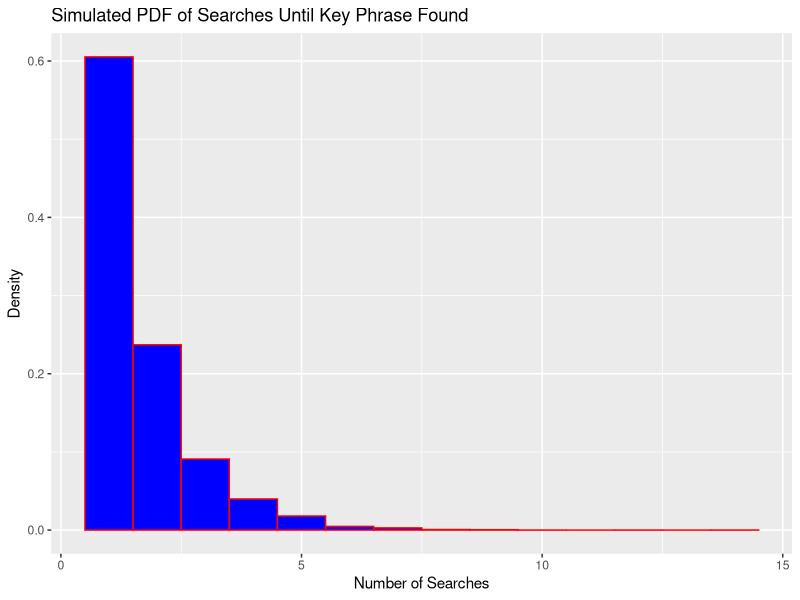
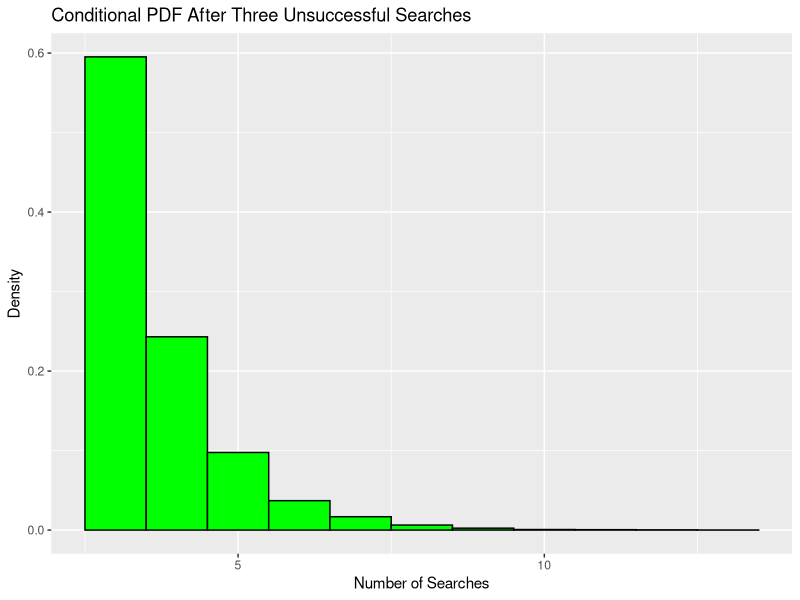

Write R code to recreate these figures, in order.
## ---- chunk 1
knitr::opts_chunk$set(echo = TRUE)
library(ggplot2)
## ---- chunk 2
# Correct simulation using the geometric distribution
set.seed(42) # For reproducibility
n <- 10000 # Number of simulations
p <- 0.6 # Probability a site contains the key phrase

# Simulate 10,000 searches with the geometric distribution
# Adding 1 because rgeom starts counting at 0
searches <- rgeom(n, p) + 1

## ---- chunk 3
# Plotting the simulated PDF
ggplot(data.frame(searches), aes(x=searches)) +
  geom_histogram(aes(y=after_stat(density)), binwidth = 1, color="red", fill="blue") +
  ggtitle("Simulated PDF of Searches Until Key Phrase Found") +
  xlab("Number of Searches") +
  ylab("Density")

## ---- chunk 4
mean_searches <- mean(searches)
var_searches <- var(searches)

mean_searches
var_searches


## ---- chunk 5
# Simulating with the condition of 3 unsuccessful searches
searches_after_three_fails <- numeric(n)

for (i in 1:n) {
  # Use rgeom for the conditional scenario after 3 unsuccessful searches
  searches_after_three_fails[i] <- rgeom(1, p) + 3
}

## ---- chunk 6
# Plotting the PDF for the conditional scenario
ggplot(data.frame(searches_after_three_fails), aes(x=searches_after_three_fails)) +
  geom_histogram(aes(y=after_stat(density)), binwidth = 1, color="black", fill="green") +
  ggtitle("Conditional PDF After Three Unsuccessful Searches") +
  xlab("Number of Searches") +
  ylab("Density")
## ---- chunk 7
mean_searches_conditional <- mean(searches_after_three_fails, na.rm = TRUE)
var_searches_conditional <- var(searches_after_three_fails, na.rm = TRUE)

mean_searches_conditional
var_searches_conditional

## ---- chunk 8
# For X = 4|X > 3, it's essentially the probability of success on the first trial
p_x_equals_4_given_greater_than_3 <- p # P(X=4|X>3)

# For X = 1, since the first success is with probability p
p_x_equals_1 <- p # P(X=1) 

p_x_equals_4_given_greater_than_3
p_x_equals_1

## ---- chunk 9
# For X = 5|X > 3, it's also the probability of success on the first trial after 3 failures
p_x_equals_5_given_greater_than_3 <- p # P(X=5|X>3)

# For X = 2, the probability of first failure then success
p_x_equals_2 <- p * (1 - p) # P(X=2)

p_x_equals_5_given_greater_than_3
p_x_equals_2


